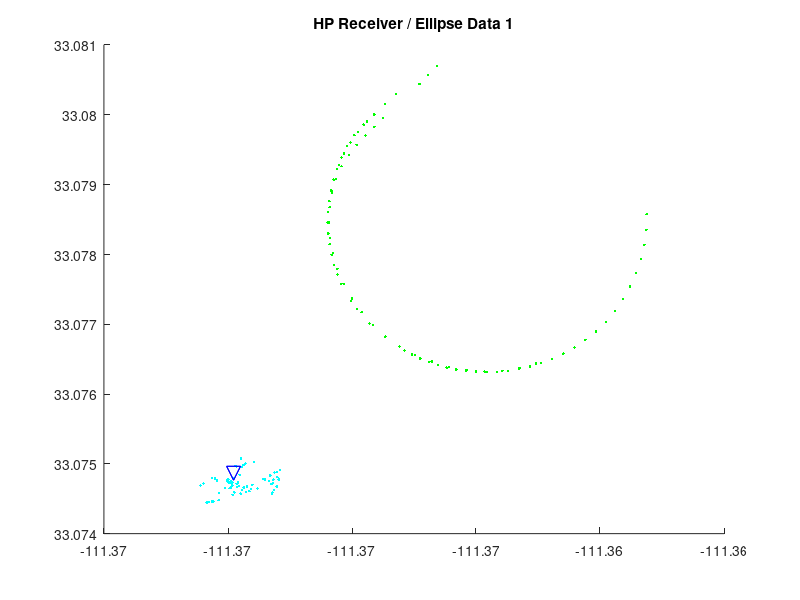

This figure's MATLAB source: (Note: this script raises an error after producing the figure.)
function [] = hpSet1()
close all; clear; clc; load('set1data.mat');
%HP Plot
figure();hold on;title('HP Receiver / Ellipse Data 1');

for i = 1: hpElements
    plot(hpPlatLon(i), hpPlatLat(i), '.g');
    plot(hpSourceLon(i), hpSourceLat(i), '.c');
end
plot(transmitterLocation(1),transmitterLocation(2), '-vb','MarkerSize',10);

plot(transmitterLocation(1),transmitterLocation(2), '-vb','MarkerSize',10);
for i = 1: hpElements
    majorAxis(i) = (semiMajorRadius(i)/93)*.001;%Assume that the major axis is longitude(x axis)
    minorAxis(i) = (semiMinorRadius(i)/110)*.001;
    ellipseGeneration(majorAxis(i),minorAxis(i),ellipseTilt(i), hpSourceLon(i),...
        hpSourceLat(i), 'r');
end
xlabel('Longitude'); ylabel('Latitude');
end

